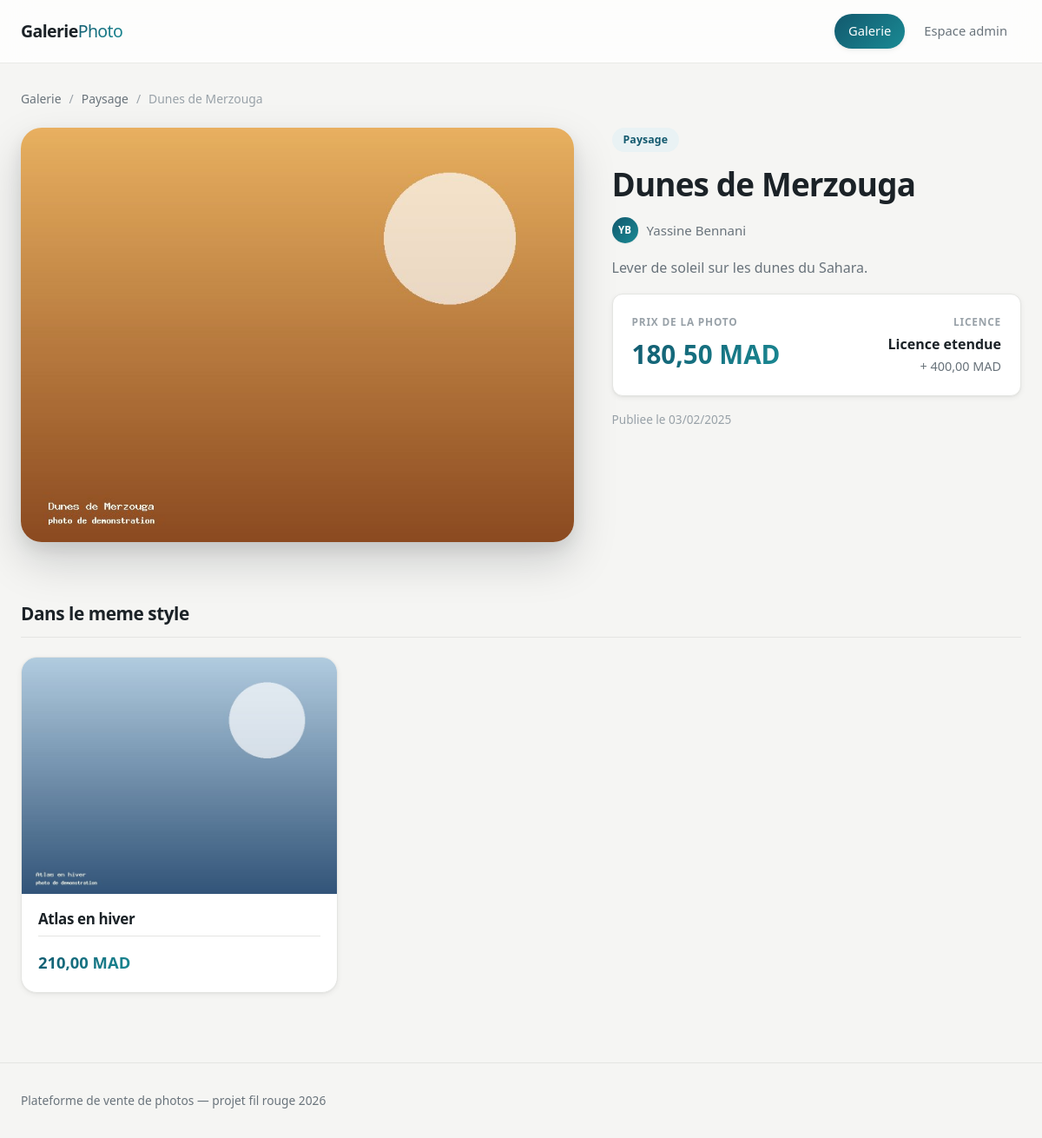
The page /photo.php?id=2 on the database its author committed.
### tables this page shows
CREATE TABLE style (
    id_style          INT UNSIGNED NOT NULL AUTO_INCREMENT,
    nom_style         VARCHAR(80)  NOT NULL,
    description_style TEXT         NULL,
    PRIMARY KEY (id_style),
    UNIQUE KEY uq_style_nom (nom_style)
);

CREATE TABLE image (
    id_image          INT UNSIGNED  NOT NULL AUTO_INCREMENT,
    titre_image       VARCHAR(150)  NOT NULL,
    description_image TEXT          NULL,
    fichier_image     VARCHAR(255)  NOT NULL,
    prix_image        DECIMAL(10,2) NOT NULL,
    date_publication  DATE          NOT NULL,
    id_photographe    INT UNSIGNED  NOT NULL,
    id_style          INT UNSIGNED  NOT NULL,
    id_licence        INT UNSIGNED  NOT NULL,
    PRIMARY KEY (id_image),
    KEY idx_image_photographe (id_photographe),
    KEY idx_image_style (id_style),
    KEY idx_image_licence (id_licence),
    KEY idx_image_titre (titre_image),
    CONSTRAINT fk_image_photographe
        FOREIGN KEY (id_photographe) REFERENCES photographe (id_photographe)
        ON DELETE RESTRICT ON UPDATE CASCADE,
    CONSTRAINT fk_image_style
        FOREIGN KEY (id_style) REFERENCES style (id_style)
        ON DELETE RESTRICT ON UPDATE CASCADE,
    CONSTRAINT fk_image_licence
        FOREIGN KEY (id_licence) REFERENCES licence (id_licence)
        ON DELETE RESTRICT ON UPDATE CASCADE,
    CONSTRAINT ck_image_prix CHECK (prix_image >= 0)
);

CREATE TABLE photographe (
    id_photographe     INT UNSIGNED NOT NULL AUTO_INCREMENT,
    nom_photographe    VARCHAR(80)  NOT NULL,
    prenom_photographe VARCHAR(80)  NOT NULL,
    email_photographe  VARCHAR(160) NOT NULL,
    mot_de_passe       VARCHAR(255) NOT NULL,
    PRIMARY KEY (id_photographe),
    UNIQUE KEY uq_photographe_email (email_photographe)
);

CREATE TABLE licence (
    id_licence          INT UNSIGNED   NOT NULL AUTO_INCREMENT,
    nom_licence         VARCHAR(80)    NOT NULL,
    description_licence TEXT           NULL,
    prix_licence        DECIMAL(10,2)  NOT NULL DEFAULT 0.00,
    PRIMARY KEY (id_licence),
    UNIQUE KEY uq_licence_nom (nom_licence),
    CONSTRAINT ck_licence_prix CHECK (prix_licence >= 0)
);

### includes/image-crud.php (called while the page is built, shortened)
<?php
require_once __DIR__ . '/functions.php';
function selectImageBase(): string
{
    return "
        SELECT
            i.id_image,
            i.titre_image,
            i.description_image,
            i.fichier_image,
            i.prix_image,
            i.date_publication,
            i.id_photographe,
            i.id_style,
            i.id_licence,
            p.nom_photographe,
            p.prenom_photographe,
            s.nom_style,
            l.nom_licence,
            l.prix_licence
        FROM image i
        INNER JOIN photographe p ON p.id_photographe = i.id_photographe
        INNER JOIN style        s ON s.id_style       = i.id_style
        INNER JOIN licence      l ON l.id_licence     = i.id_licence
    ";
}
function imageLister(PDO $pdo, array $filtres = []): array
{
    $sql        = selectImageBase();
    $conditions = [];
    $parametres = [];
    $recherche = trim((string)($filtres['recherche'] ?? ''));
    if (!empty($filtres['id_style']) && ctype_digit((string)$filtres['id_style'])) {
        $conditions[] = 'i.id_style = :id_style';
        $parametres[':id_style'] = (int)$filtres['id_style'];
    }
    if ($conditions !== []) {
        $sql .= ' WHERE ' . implode(' AND ', $conditions);
    }
    $sql .= ' ORDER BY i.date_publication DESC, i.id_image DESC';
    $requete = $pdo->prepare($sql);
    $requete->execute($parametres);
    return $requete->fetchAll();
}
function imageTrouver(PDO $pdo, int $id): ?array
{
    $requete = $pdo->prepare(selectImageBase() . ' WHERE i.id_image = :id LIMIT 1');
    $requete->execute([':id' => $id]);
    $image = $requete->fetch();
    return $image === false ? null : $image;
}

### includes/functions.php (called while the page is built, shortened)
<?php
function racineProjet(): string
{
    return dirname(__DIR__);
}
function e(?string $valeur): string
{
    return htmlspecialchars($valeur ?? '', ENT_QUOTES | ENT_SUBSTITUTE, 'UTF-8');
}
function cheminAffichage(?string $cheminRelatif): string
{
    if ($cheminRelatif !== null && $cheminRelatif !== '') {
        $absolu = racineProjet() . DIRECTORY_SEPARATOR . $cheminRelatif;
        if (is_file($absolu)) {
            return $cheminRelatif;
        }
    }
    return 'assets/img/placeholder.svg';
}
function formaterPrix(float|string|null $prix): string
{
    return number_format((float)$prix, 2, ',', ' ') . ' MAD';
}

### photo.php (the view, shortened to what this page needs)
<?php
require_once __DIR__ . '/includes/bootstrap.php';
$id = filter_input(INPUT_GET, 'id', FILTER_VALIDATE_INT, ['options' => ['min_range' => 1]]);
$photo = imageTrouver($pdo, $id);
$similaires = array_values(array_filter(
    imageLister($pdo, ['id_style' => $photo['id_style']]),
    static fn (array $i): bool => (int)$i['id_image'] !== $id
));
$similaires = array_slice($similaires, 0, 3);
function initiales(string $prenom, string $nom): string
{
    return mb_strtoupper(mb_substr($prenom, 0, 1) . mb_substr($nom, 0, 1));
}
require_once __DIR__ . '/includes/header.php';
?>
<nav class="fil-ariane reveler" aria-label="Fil d Ariane">
    <a href="index.php">Galerie</a>
    <span aria-hidden="true">/</span>
    <a href="index.php?style=<?= (int)$photo['id_style'] ?>"><?= e($photo['nom_style']) ?></a>
    <span aria-hidden="true">/</span>
    <span><?= e($photo['titre_image']) ?></span>
</nav>
<article class="detail reveler">
    <div class="detail__media">
        <img src="<?= e(cheminAffichage($photo['fichier_image'])) ?>"
             alt="<?= e($photo['titre_image']) ?>">
    </div>
    <div class="detail__infos">
        <span class="etiquette"><?= e($photo['nom_style']) ?></span>
        <h1 class="detail__titre"><?= e($photo['titre_image']) ?></h1>
        <p class="detail__auteur">
            <span class="carte__initiales" aria-hidden="true"><?=
                e(initiales($photo['prenom_photographe'], $photo['nom_photographe']))
            ?></span>
            <?= e($photo['prenom_photographe'] . ' ' . $photo['nom_photographe']) ?>
        </p>
        <?php if (!empty($photo['description_image'])): ?>
            <p class="detail__description"><?= e($photo['description_image']) ?></p>
        <?php endif; ?>
        <div class="detail__achat">
            <div>
                <p class="detail__prix-libelle">Prix de la photo</p>
                <p class="detail__prix"><?= e(formaterPrix($photo['prix_image'])) ?></p>
            </div>
            <div class="detail__licence">
                <p class="detail__prix-libelle">Licence</p>
                <p class="detail__licence-nom"><?= e($photo['nom_licence']) ?></p>
                <p class="detail__licence-prix">+ <?= e(formaterPrix($photo['prix_licence'])) ?></p>
            </div>
        </div>
        <p class="detail__date">
            Publiee le <?= e(date('d/m/Y', strtotime($photo['date_publication']))) ?>
        </p>
    </div>
</article>
<?php if ($similaires !== []): ?>
    <section class="similaires">
        <h2 class="similaires__titre reveler">Dans le meme style</h2>
        <div class="grille">
            <?php foreach ($similaires as $s): ?>
                <a class="carte reveler" href="photo.php?id=<?= (int)$s['id_image'] ?>">
                    <div class="carte__media">
                        <img class="carte__image"
                             src="<?= e(cheminAffichage($s['fichier_image'])) ?>"
                             alt="<?= e($s['titre_image']) ?>" loading="lazy">
                    </div>
                    <div class="carte__corps">
                        <h3 class="carte__titre"><?= e($s['titre_image']) ?></h3>
                        <div class="carte__pied">
                            <span class="carte__prix"><?= e(formaterPrix($s['prix_image'])) ?></span>
                        </div>
                    </div>
                </a>
            <?php endforeach; ?>
        </div>
    </section>
<?php endif; ?>
<?php require_once __DIR__ . '/includes/footer.php'; ?>

### assets/css/base.css (style rules this page uses)
:root { --fond: #f5f5f3; --surface: #ffffff; --surface-douce: #f1f2f0; --encre: #0e1418; --texte: #1b2227; --texte-doux: #69737b; --texte-clair: #98a1a8; --bordure: #e4e5e2; --bordure-forte: #d3d5d1; --accent: #12596e; --accent-2: #1a8a94; --accent-clair: #1a748d; --accent-fond: #e9f2f4; --degrade-accent: linear-gradient(135deg, var(--accent) 0%, var(--accent-2) 100%); --vert: #14714a; --vert-2: #1d9963; --vert-fond: #e6f3ec; --degrade-vert: linear-gradient(135deg, var(--vert) 0%, var(--vert-2) 100%); --rouge: #9c2b26; --rouge-2: #c43f38; --rouge-fond: #fbecea; --degrade-rouge: linear-gradient(135deg, var(--rouge) 0%, var(--rouge-2) 100%); --rayon-petit: 8px; --rayon: 12px; --rayon-grand: 18px; --rayon-xl: 24px; --ombre-1: 0 1px 2px rgba(14, 20, 24, .05); --ombre-2: 0 2px 6px rgba(14, 20, 24, .06), 0 1px 2px rgba(14, 20, 24, .04); --ombre-3: 0 8px 22px rgba(14, 20, 24, .09), 0 2px 6px rgba(14, 20, 24, .05); --ombre-4: 0 22px 50px rgba(14, 20, 24, .17), 0 8px 18px rgba(14, 20, 24, .08); --lueur-accent: 0 8px 26px rgba(18, 89, 110, .28); --courbe: cubic-bezier(.22, .68, .36, 1); --courbe-souple: cubic-bezier(.34, 1.42, .48, 1); --rapide: 160ms var(--courbe); --normal: 280ms var(--courbe); --lent: 520ms var(--courbe); --largeur: 1200px; }
*, *::before, *::after { box-sizing: border-box; }
html { -webkit-text-size-adjust: 100%; scroll-behavior: smooth; }
body { margin: 0; font-family: system-ui, -apple-system, "Segoe UI", Roboto, "Helvetica Neue", Arial, sans-serif; font-size: 16px; line-height: 1.6; color: var(--texte); background: var(--fond); -webkit-font-smoothing: antialiased; overflow-x: hidden; }
img { max-width: 100%; display: block; }
h1, h2, h3 { line-height: 1.18; margin: 0; letter-spacing: -.022em; }
p { margin: 0; }
a { color: var(--accent); text-decoration-thickness: 1px; text-underline-offset: 2px; }
.etiquette { display: inline-block; padding: 4px 13px; border-radius: 99px; background: var(--accent-fond); color: var(--accent); font-size: .77rem; font-weight: 600; letter-spacing: .01em; white-space: nowrap; }
.js .reveler { opacity: 0; translate: 0 26px; transition: opacity var(--lent), translate var(--lent); transition-delay: var(--retard, 0ms); }
.js .reveler.visible { opacity: 1; translate: none; }

### rows shown on the page
style: nom_style "Paysage"
image: titre_image "Dunes de Merzouga", fichier_image (picture), description_image "Lever de soleil sur les dunes du Sahara.", date_publication "03/02/2025"
photographe: prenom_photographe+nom_photographe "YB", prenom_photographe+nom_photographe "Yassine Bennani"
licence: nom_licence "Licence etendue", prix_licence "400,00 MAD"
image: fichier_image (picture), titre_image "Atlas en hiver"
